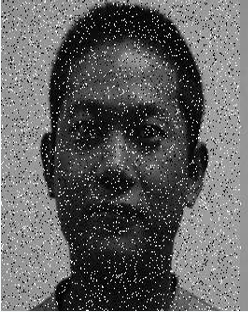
#> input picture Median_image.png, 248 x 312 px
$ python 4.py
#> lines starting #> are read from the running program, lines starting #| are printed output that depends on the picture
import cv2

image = cv2.imread('Median_image.png')
#> image is the input picture: shape (312, 248, 3); mean B, G, R 96.8, 96.8, 96.8

Median_filter = cv2.medianBlur(image,ksize=7)
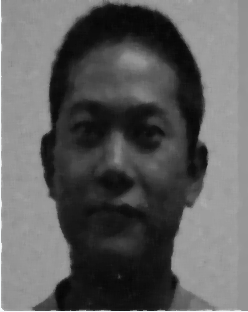
#> Median_filter: shape (312, 248, 3); mean B, G, R 93.6, 93.6, 93.6

cv2.imshow("Orginal img",image)
cv2.imshow("Denoised img" ,Median_filter)


rgb_image = cv2.cvtColor(Median_filter , cv2.COLOR_RGB2BGR)
rgb_image[: , : , 0]= 0
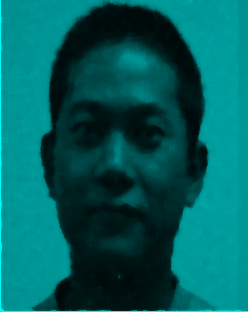
#> rgb_image: shape (312, 248, 3); mean R, G, B 0, 93.6, 93.6
rgb_image[: , : , 1]= 0
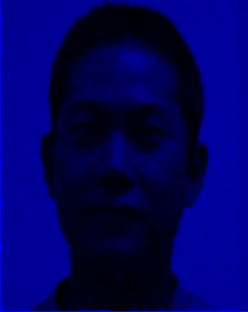
#> rgb_image: shape (312, 248, 3); mean R, G, B 0, 0, 93.6

rgb_image = cv2.cvtColor(rgb_image , cv2.COLOR_RGB2BGR)
cv2.imshow("Orginal imzg",rgb_image)

cv2.waitKey(0)
cv2.destroyAllWindows()

$ run again, with tv_image.png copied over Median_image.png
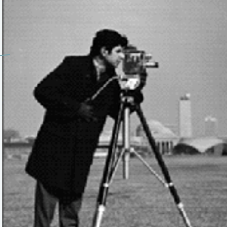
#> input picture tv_image.png, 227 x 227 px
#> image is the input picture: shape (227, 227, 3); mean B, G, R 120.7, 120.7, 120.7
#> `rgb_image[: , : , 0]= 0`:
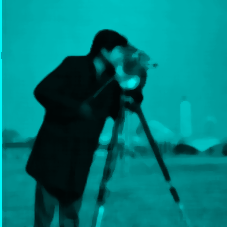
#> rgb_image: shape (227, 227, 3); mean R, G, B 0, 120.8, 120.8
#> `rgb_image[: , : , 1]= 0`:
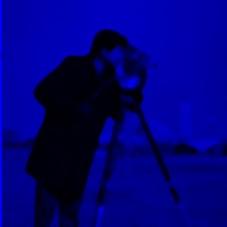
#> rgb_image: shape (227, 227, 3); mean R, G, B 0, 0, 120.8
